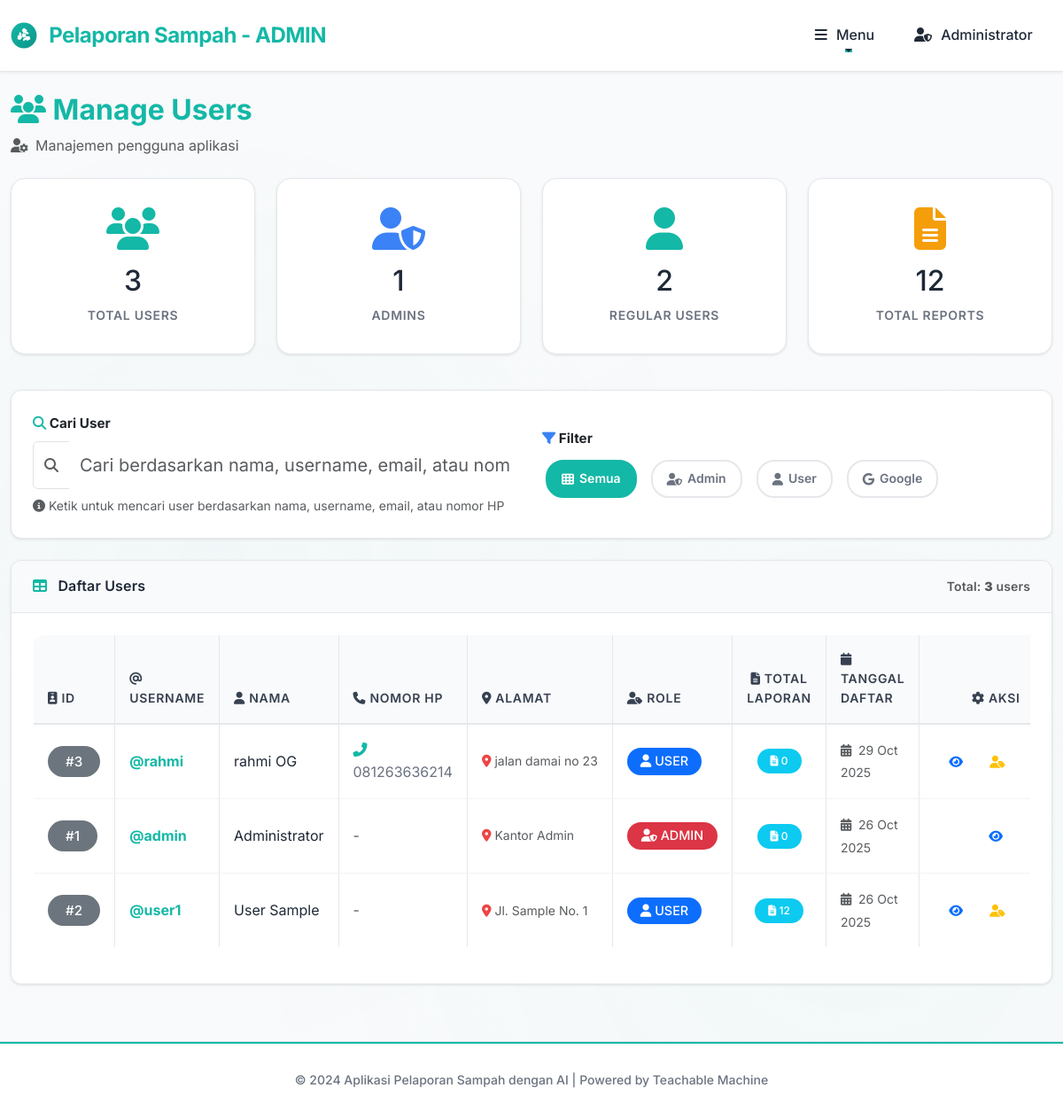
The page /admin/users.php (signed in) on the database its author committed.
### tables this page shows
CREATE TABLE IF NOT EXISTS `users` (
  `id` int(11) NOT NULL AUTO_INCREMENT,
  `username` varchar(50) NOT NULL,
  `password` varchar(255) NOT NULL,
  `google_id` varchar(100) DEFAULT NULL COMMENT 'Google OAuth User ID',
  `email` varchar(255) DEFAULT NULL COMMENT 'Email dari Google OAuth',
  `google_picture` text DEFAULT NULL COMMENT 'URL foto profil dari Google',
  `nama` varchar(100) NOT NULL,
  `nomor_hp` varchar(20) DEFAULT NULL,
  `alamat` text NOT NULL,
  `latitude` decimal(10,8) DEFAULT NULL,
  `longitude` decimal(11,8) DEFAULT NULL,
  `role` enum('user','admin') DEFAULT 'user',
  `created_at` timestamp NOT NULL DEFAULT current_timestamp(),
  PRIMARY KEY (`id`),
  UNIQUE KEY `username` (`username`),
  KEY `idx_google_id` (`google_id`),
  KEY `idx_email` (`email`)
);

### admin/users.php (the view, shortened to what the rows shown need)
<?php
require_once '../classes/User.php';
require_once '../classes/Report.php';
$database = new Database();
$db = $database->getConnection();
$user = new User($db);
$report = new Report($db);
$allUsers = $user->getAllUsers();
foreach ($allUsers as &$u) {
    $userReports = $report->getByUserId($u['id']);
    $u['report_count'] = count($userReports);
}
$totalUsers = count($allUsers);
$totalAdmins = count(array_filter($allUsers, fn($u) => $u['role'] == 'admin'));
$totalRegularUsers = count(array_filter($allUsers, fn($u) => $u['role'] == 'user'));
$totalReports = array_sum(array_column($allUsers, 'report_count'));
?>
<!DOCTYPE html>
<html lang="id">
<head>
    <link href="https://cdn.jsdelivr.net/npm/bootstrap@5.3.0/dist/css/bootstrap.min.css" rel="stylesheet">
    <link rel="stylesheet" href="https://cdnjs.cloudflare.com/ajax/libs/font-awesome/6.4.0/css/all.min.css">
    <link rel="stylesheet" href="https://unpkg.com/leaflet@1.9.4/dist/leaflet.css" />
    <link rel="stylesheet" href="../assets/css/style.css">
</head>
<body>
    <div class="container-fluid mt-4 mb-5">
            <div class="row align-items-center mb-4">
                <div class="col-md-8">
                <h2 class="mb-2" style="color: #14b8a6; font-weight: 700;">
                <i class="fas fa-users"></i> Manage Users
            </h2>
                </div>
            </div>
            <div class="row mb-4">
                <div class="col-6 col-md-3 mb-3">
                <div class="stat-card mobile-card">
                    <h2><?php echo $totalUsers; ?></h2>
                    </div>
                </div>
                <div class="col-6 col-md-3 mb-3">
                <div class="stat-card stat-card-info mobile-card">
                    <h2><?php echo $totalAdmins; ?></h2>
                    </div>
                </div>
                <div class="col-6 col-md-3 mb-3">
                <div class="stat-card stat-card-success mobile-card">
                    <h2><?php echo $totalRegularUsers; ?></h2>
                    </div>
                </div>
                <div class="col-6 col-md-3 mb-3">
                    <div class="stat-card stat-card-warning mobile-card">
                    <h2><?php echo $totalReports; ?></h2>
                    </div>
                </div>
            </div>
        <div class="card desktop-table">
            <div class="card-body">
                <div class="table-responsive">
                    <table class="table table-bordered table-hover">
                        <thead>
                            <tr>
                                <th><i class="fas fa-id-badge"></i> ID</th>
                                <th><i class="fas fa-at"></i> Username</th>
                                <th><i class="fas fa-user"></i> Nama</th>
                                <th><i class="fas fa-phone"></i> Nomor HP</th>
                                <th><i class="fas fa-map-marker-alt"></i> Alamat</th>
                                <th><i class="fas fa-user-tag"></i> Role</th>
                                <th class="text-center"><i class="fas fa-file-alt"></i> Total Laporan</th>
                                <th><i class="fas fa-calendar"></i> Tanggal Daftar</th>
                                <th class="text-center"><i class="fas fa-cog"></i> Aksi</th>
                            </tr>
                        </thead>
                        <tbody>
                            <?php foreach ($allUsers as $u): ?>
                            <?php
                                $u['latitude'] = $u['latitude'] ?? null;
                                $u['longitude'] = $u['longitude'] ?? null;
                            ?>
                            <tr class="user-row" data-role="<?php echo $u['role']; ?>" data-google="<?php echo !empty($u['google_id']) ? 'yes' : 'no'; ?>" data-user='<?php echo json_encode($u, JSON_HEX_TAG | JSON_HEX_AMP | JSON_HEX_APOS | JSON_HEX_QUOT); ?>' style="cursor: pointer;">
                                <td><span class="badge bg-secondary">#<?php echo $u['id']; ?></span></td>
                                <td>
                                    <strong style="color: #14b8a6;">@<?php echo htmlspecialchars($u['username']); ?></strong>
                                </td>
                                <td><?php echo htmlspecialchars($u['nama']); ?></td>
                                <td>
                                    <?php if (!empty($u['nomor_hp'])): ?>
                                    <span style="color: #6b7280;">
                                        <i class="fas fa-phone-alt text-success me-1"></i><?php echo htmlspecialchars($u['nomor_hp']); ?>
                                    </span>
                                    <?php else: ?>
                                    <span class="text-muted">-</span>
                                    <?php endif; ?>
                                </td>
                                <td>
                                    <?php if (!empty($u['alamat'])): ?>
                                    <small class="text-muted" style="display: block; max-width: 200px; overflow: hidden; text-overflow: ellipsis; white-space: nowrap;" title="<?php echo htmlspecialchars($u['alamat']); ?>">
                                        <i class="fas fa-map-marker-alt text-danger me-1"></i><?php echo htmlspecialchars(mb_substr($u['alamat'], 0, 30)) . (mb_strlen($u['alamat']) > 30 ? '...' : ''); ?>
                                    </small>
                                    <?php else: ?>
                                    <span class="text-muted">-</span>
                                    <?php endif; ?>
                                </td>
                                <td>
                                    <span class="badge <?php echo $u['role'] === 'admin' ? 'bg-danger' : 'bg-primary'; ?>">
                                        <i class="fas fa-<?php echo $u['role'] === 'admin' ? 'user-shield' : 'user'; ?>"></i>
                                        <?php echo strtoupper($u['role']); ?>
                    </span>
                                </td>
                                <td class="text-center">
                                    <span class="badge bg-info">
                                        <i class="fas fa-file-alt"></i> <?php echo $u['report_count']; ?>
                    </span>
                                </td>
                                <td>
                                    <small class="text-muted">
                                        <i class="fas fa-calendar-alt me-1"></i>
                                        <?php echo date('d M Y', strtotime($u['created_at'])); ?>
                    </small>
                                </td>
                                <td class="text-center">
                                    <div class="btn-group" role="group">
                                        <button class="btn btn-sm btn-outline-primary" onclick="event.stopPropagation(); showUserModal(<?php echo htmlspecialchars(json_encode($u), ENT_QUOTES); ?>)" title="Lihat Detail">
                                                    <i class="fas fa-eye"></i>
                                                </button>
                                        <?php if ($u['id'] != $_SESSION['user_id']): ?>
                                        <button class="btn btn-sm btn-outline-warning" onclick="event.stopPropagation(); showRoleModal(<?php echo $u['id']; ?>, '<?php echo htmlspecialchars($u['nama'], ENT_QUOTES); ?>', '<?php echo htmlspecialchars($u['username'], ENT_QUOTES); ?>', '<?php echo $u['role']; ?>')" title="Ubah Role">
                                                <i class="fas fa-user-tag"></i>
                                            </button>
                                        <button class="btn btn-sm btn-outline-danger" onclick="event.stopPropagation(); confirmDelete(<?php echo $u['id']; ?>, '<?php echo htmlspecialchars($u['nama'], ENT_QUOTES); ?>')" title="Hapus User">
                                            </button>
                                        <?php endif; ?>
                                    </div>
                                </td>
                            </tr>
                            <?php endforeach; ?>
                        </tbody>
                    </table>
                </div>
            </div>
                    </div>
    </div>
</body>
</html>

### rows shown on the page
users: id "3", username "rahmi", nama "rahmi OG", nomor_hp "081263636214", alamat "jalan damai no 23", role "USER", report_count "0", created_at "29 Oct 2025"
users: id "1", username "admin", nama "Administrator", alamat "Kantor Admin", role "ADMIN", report_count "0", created_at "26 Oct 2025"
users: id "2", username "user1", nama "User Sample", alamat "Jl. Sample No. 1", role "USER", report_count "12", created_at "26 Oct 2025"

### other values the page prints
$_SESSION['nama'] "Administrator"
$totalUsers "3"
$totalAdmins "1"
$totalRegularUsers "2"
$totalReports "12"
